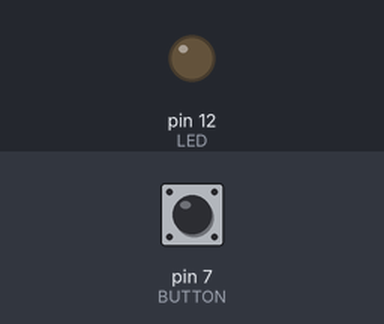
A sketch run on a simulated Arduino Uno, built with avr-gcc and run on an emulated ATmega328P. On the bench: output pins drawn as LEDs (lit = HIGH). The test bench sets the inputs (shaded band); at power-on: pin 7 (BUTTON) LOW.

Above: at 1.2 s.
1.3 s: pin 7 (BUTTON) pulled HIGH for 3.2 s
At 2.3 s:
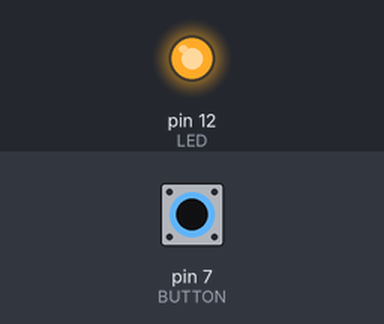
7.5 s: pin 7 (BUTTON) pulled HIGH for 0.15 s
At 8.2 s:
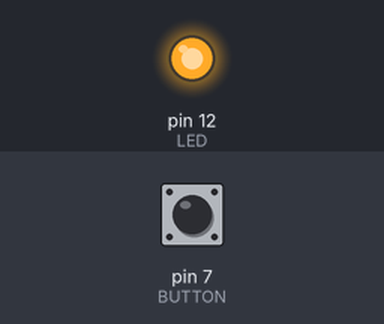
10.6 s: pin 7 (BUTTON) pulled HIGH for 1 s
At 14.0 s:
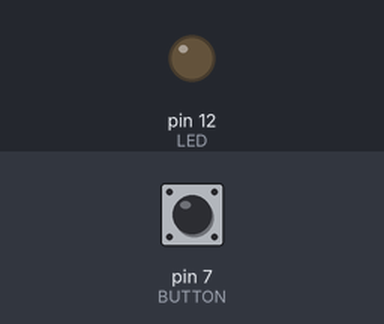
Timing chart, 0 to 15.5 s (numbered marks = the images above; inputs shaded):
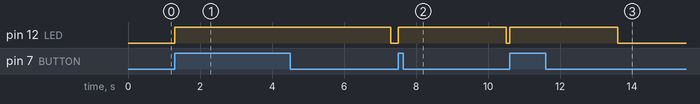

The sketch:

led_with_digital_input.ino
```cpp
#define LED 12
#define BUTTON 7


void setup()
{
    pinMode(LED, OUTPUT);
    pinMode(BUTTON, INPUT);
}


void loop()
{
    if (digitalRead(BUTTON) == HIGH)
    {
        digitalWrite(LED, HIGH);
        delay(3000);
        digitalWrite(LED, LOW);
    }
}
```

Measured:
- after the input at 1.3 s, pin 12 (LED): LOW → HIGH at once, → LOW 6.0 s later
- after the input at 7.5 s, pin 12 (LED): LOW → HIGH at once, → LOW 3.0 s later
- after the input at 10.6 s, pin 12 (LED): LOW → HIGH at once, → LOW 3.0 s later
